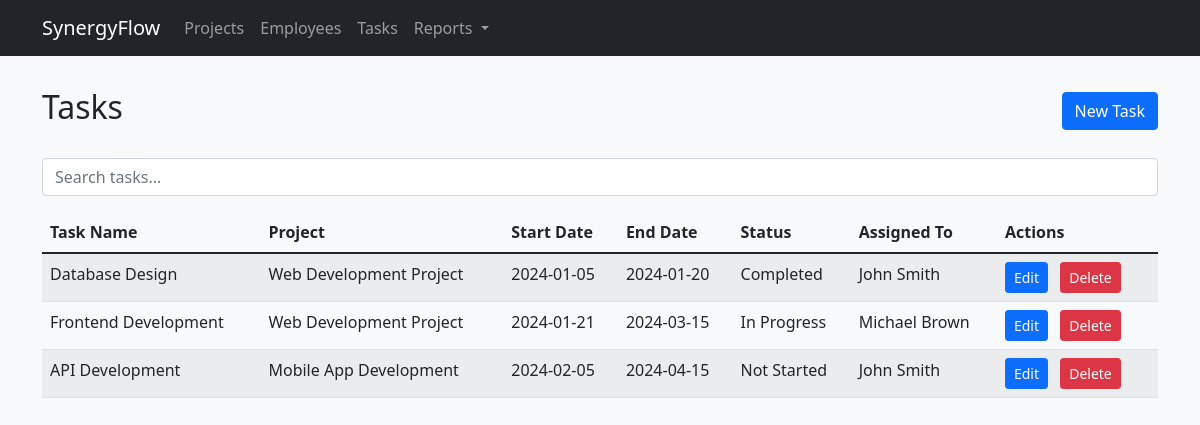
The page /tasks on the database its author committed.
### tables this page shows
CREATE TABLE Tasks (
    TaskID INTEGER PRIMARY KEY AUTOINCREMENT,
    ProjectID INTEGER,
    TaskName TEXT NOT NULL,
    StartDate DATE,
    EndDate DATE,
    Status TEXT,
    AssignedEmployeeID INTEGER,
    Description TEXT,
    FOREIGN KEY (ProjectID) REFERENCES Projects(ProjectID),
    FOREIGN KEY (AssignedEmployeeID) REFERENCES Employees(EmployeeID)
);

CREATE TABLE Projects (
    ProjectID INTEGER PRIMARY KEY AUTOINCREMENT,
    ProjectName TEXT NOT NULL,
    StartDate DATE,
    EndDate DATE,
    Description TEXT,
    Status TEXT
);

CREATE TABLE Employees (
    EmployeeID INTEGER PRIMARY KEY AUTOINCREMENT,
    FirstName TEXT NOT NULL,
    LastName TEXT NOT NULL,
    Email TEXT UNIQUE,
    Phone TEXT,
    HireDate DATE,
    DepartmentID INTEGER,
    FOREIGN KEY (DepartmentID) REFERENCES Departments(DepartmentID)
);

### app.py (the view)
@app.route('/tasks')
def tasks():
    db = get_db()
    tasks = db.execute('''
        SELECT t.*, p.ProjectName, e.FirstName, e.LastName
        FROM Tasks t
        LEFT JOIN Projects p ON t.ProjectID = p.ProjectID
        LEFT JOIN Employees e ON t.AssignedEmployeeID = e.EmployeeID
    ''').fetchall()
    return render_template('tasks/list.html', tasks=tasks)

### app.py (called while the page is built)
def get_db():
    db = sqlite3.connect(DATABASE)
    db.row_factory = sqlite3.Row
    return db

### templates/tasks/list.html (shortened to what this page needs)
{% extends "layout.html" %}
{% block content %}
<div class="d-flex justify-content-between align-items-center mb-4">
    <h2>Tasks</h2>
    <a href="{{ url_for('task_new') }}" class="btn btn-primary">New Task</a>
</div>
<div class="table-responsive">
    <input type="text" id="taskSearch" class="form-control mb-3" placeholder="Search tasks...">
    <table class="table table-striped" id="taskTable">
        <thead>
            <tr>
                <th>Task Name</th>
                <th>Project</th>
                <th>Start Date</th>
                <th>End Date</th>
                <th>Status</th>
                <th>Assigned To</th>
                <th>Actions</th>
            </tr>
        </thead>
        <tbody>
            {% for task in tasks %}
            <tr>
                <td>{{ task.TaskName }}</td>
                <td>{{ task.ProjectName }}</td>
                <td>{{ task.StartDate }}</td>
                <td>{{ task.EndDate }}</td>
                <td>{{ task.Status }}</td>
                <td>{{ task.FirstName }} {{ task.LastName }}</td>
                <td>
                    <a href="{{ url_for('task_edit', id=task.TaskID) }}"
                       class="btn btn-sm btn-primary">Edit</a>
                    <a href="#" onclick="confirmDelete('{{ task.TaskID }}', 'task')"
                       class="btn btn-sm btn-danger">Delete</a>
                </td>
            </tr>
            {% endfor %}
        </tbody>
    </table>
</div>
{% endblock %}

### templates/layout.html (shortened to what this page needs)
<!DOCTYPE html>
<html lang="en">
<head>
    <link href="https://cdn.jsdelivr.net/npm/bootstrap@5.1.3/dist/css/bootstrap.min.css" rel="stylesheet">
    <link href="{{ url_for('static', filename='css/style.css') }}" rel="stylesheet">
</head>
<body>
    <nav class="navbar navbar-expand-lg navbar-dark bg-dark">
        <div class="container">
            <a class="navbar-brand" href="{{ url_for('index') }}">SynergyFlow</a>
            <div class="collapse navbar-collapse" id="navbarNav">
                <ul class="navbar-nav">
                    <li class="nav-item">
                        <a class="nav-link" href="{{ url_for('projects') }}">Projects</a>
                    </li>
                    <li class="nav-item">
                        <a class="nav-link" href="{{ url_for('employees') }}">Employees</a>
                    </li>
                    <li class="nav-item">
                        <a class="nav-link" href="{{ url_for('tasks') }}">Tasks</a>
                    </li>
                    <li class="nav-item dropdown">
                        <a class="nav-link dropdown-toggle" href="#" id="reportsDropdown" role="button"
                           data-bs-toggle="dropdown" aria-expanded="false">
                            Reports
                        </a>
                    </li>
                </ul>
            </div>
        </div>
    </nav>
    <div class="container mt-4">
        {% block content %}{% endblock %}
    </div>
</body>
</html>

### static/css/style.css (style rules this page uses)
body { background-color: #f8f9fa; }
.navbar { margin-bottom: 2rem; }
.table th { background-color: #f8f9fa; }
.btn-sm { margin-right: 0.5rem; }

### rows shown on the page
Tasks: TaskName "Database Design", ProjectName "Web Development Project", StartDate "2024-01-05", EndDate "2024-01-20", Status "Completed", FirstName "John", LastName "Smith"
Tasks: TaskName "Frontend Development", ProjectName "Web Development Project", StartDate "2024-01-21", EndDate "2024-03-15", Status "In Progress", FirstName "Michael", LastName "Brown"
Tasks: TaskName "API Development", ProjectName "Mobile App Development", StartDate "2024-02-05", EndDate "2024-04-15", Status "Not Started", FirstName "John", LastName "Smith"
